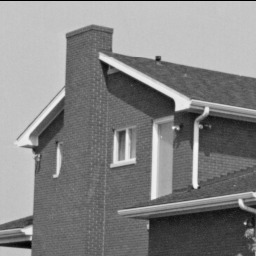
#> input picture lab02/lab02-local-features/images/house.jpg, 256 x 256 px
$ python harris_reference.py
#> lines starting #> are read from the running program, lines starting #| are printed output that depends on the picture; after the words box and inside, x2 and y2 are one past the last pixel; in counts of white or black regions, pixels touching at a corner belong together
import cv2
import numpy as np

filename = 'images/house.jpg'
img = cv2.imread(filename)
#> img is the input picture: shape (256, 256, 3); min 0, max 244, mean 132.6
gray = cv2.cvtColor(img, cv2.COLOR_BGR2GRAY)

gray = np.float32(gray)
dst = cv2.cornerHarris(gray, 3, 3, 0.04)
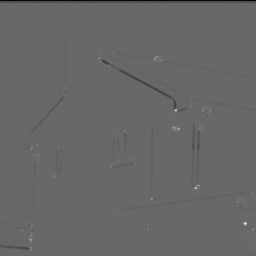
#> dst: shape (256, 256) float32; min -28678270, max 41374128, mean -226860.3; drawn with min black and max white

# result is dilated for marking the corners, not important
dst = cv2.dilate(dst, None)
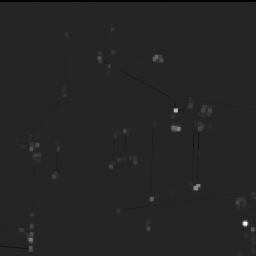
#> dst: shape (256, 256) float32; min -7089856.5, max 41374128, mean 63234.1; drawn with min black and max white

# Threshold for an optimal value, it may vary depending on the image.
img[dst > 0.01*dst.max()] = [0, 0, 255]
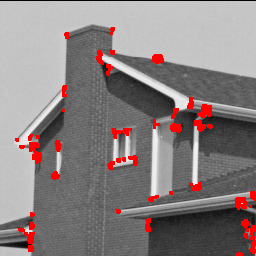
#> img: shape (256, 256, 3); 3.78% of pixels changed, all inside (x1, y1, x2, y2) = (15, 27, 256, 256)

cv2.imwrite('house_harris_reference.png', img)

$ run again, with lab02/lab02-local-features/images/blocks.jpg copied over lab02/lab02-local-features/images/house.jpg
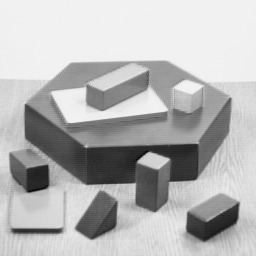
#> input picture lab02/lab02-local-features/images/blocks.jpg, 256 x 256 px
#> img is the input picture: shape (256, 256, 3); min 4, max 247, mean 182.8
#> `dst = cv2.dilate(dst, None)`:
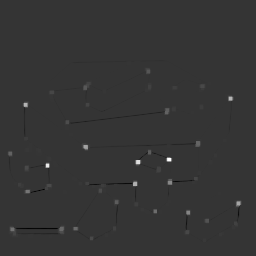
#> dst: shape (256, 256) float32; min -3033646.5, max 11734663, mean 26649.6; drawn with min black and max white
#> `img[dst > 0.01*dst.max()] = [0, 0, 255]`:
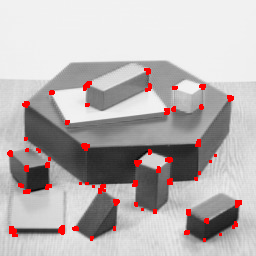
#> img: shape (256, 256, 3); 2.44% of pixels changed, all inside (x1, y1, x2, y2) = (7, 68, 242, 242)
